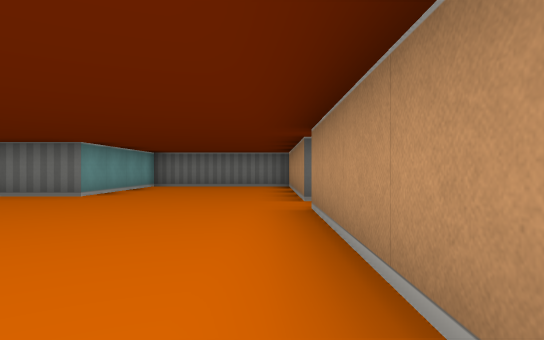
[1] (above)

21 first-person views from a walk through a cub3D level. The camera is about half as high as the walls, looks level and sees 75° across. The floor is counted in squares. Each view is taken from the middle of a square. On the plan, view 1 faces up. The plan holds only what a view shows up to about 9 squares ahead; the rest is blank.

[2]
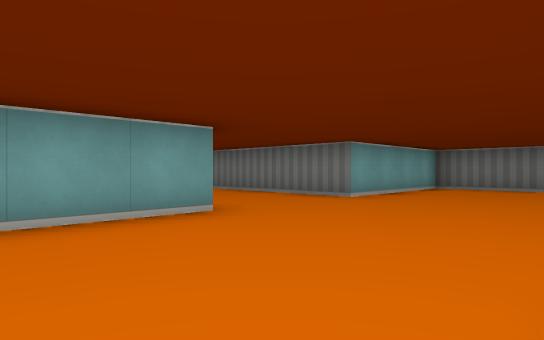

[3]
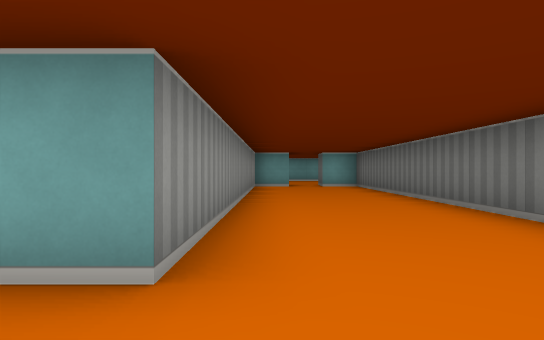

[4]
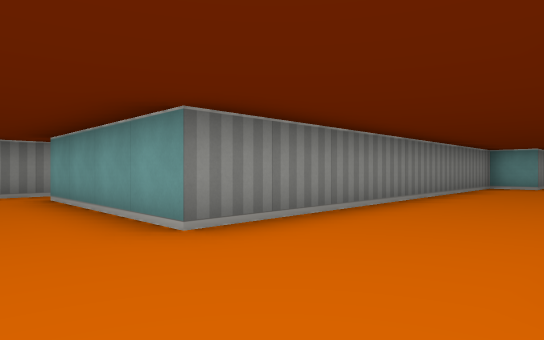

[5]
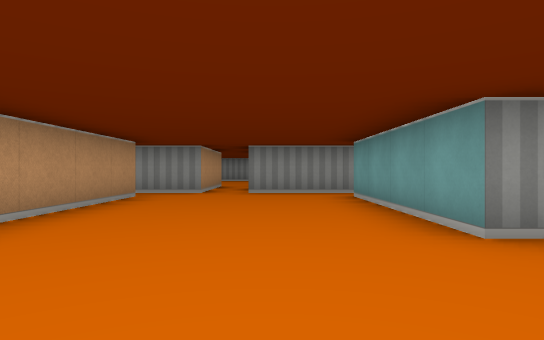

[6]
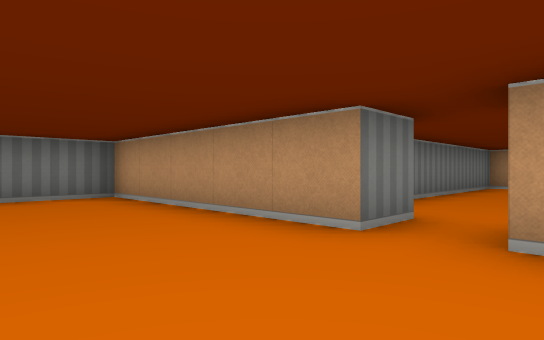

[7]
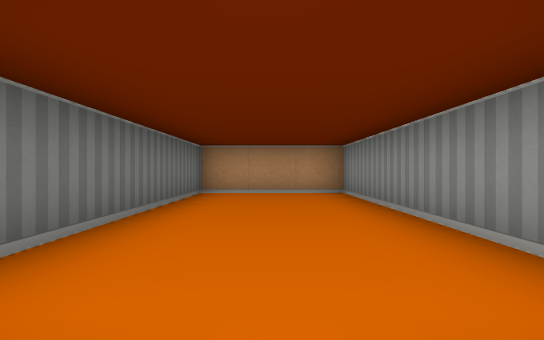

[8]
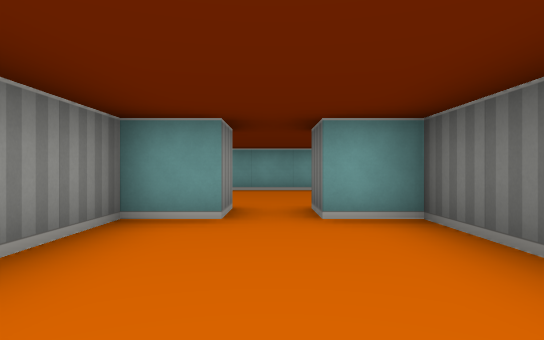

[9]
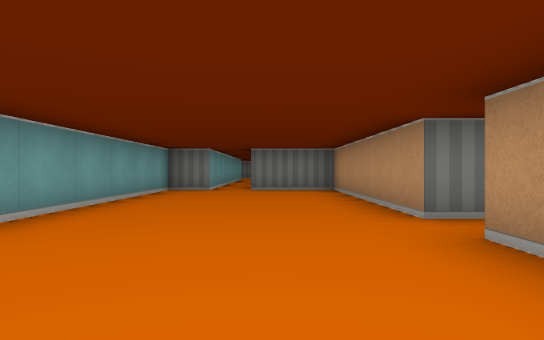

[10]
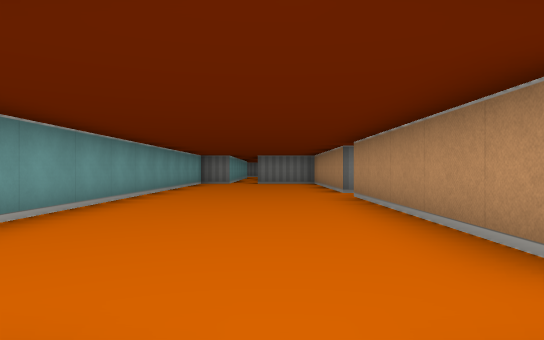

[11]
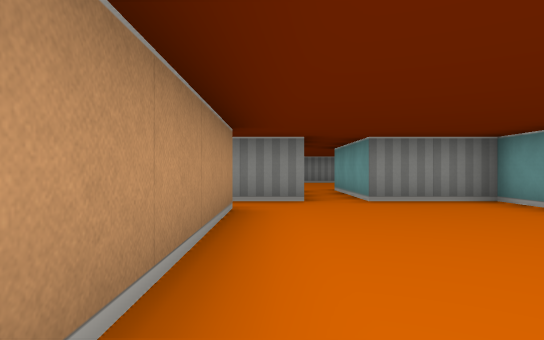

[12]
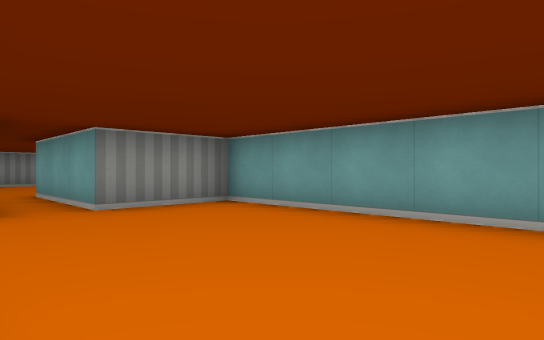

[13]
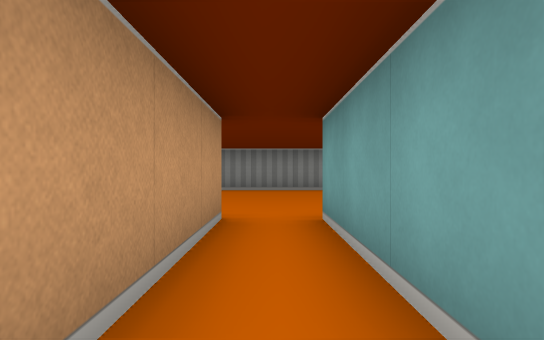

[14]
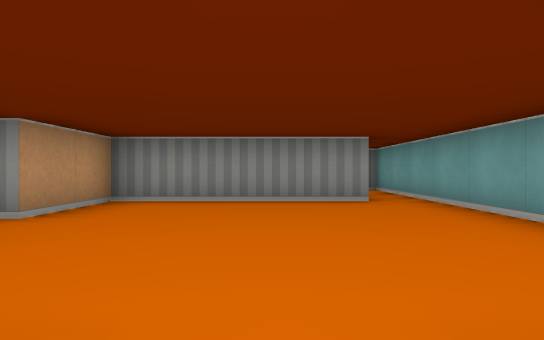

[15]
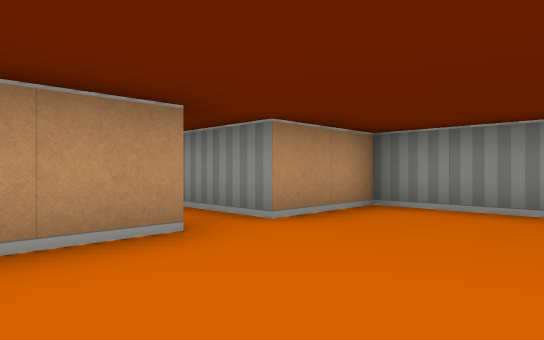

[16]
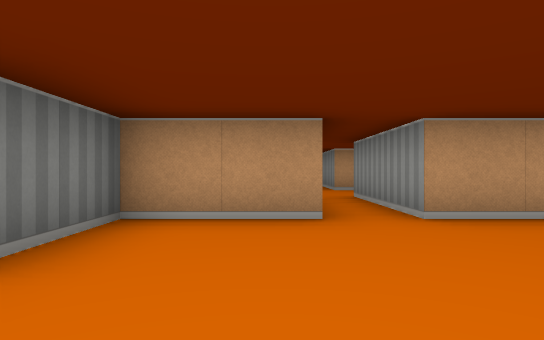

[17]
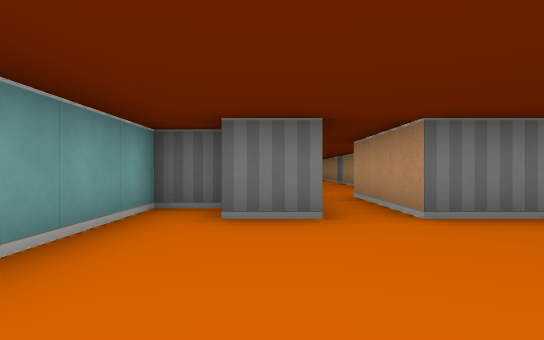

[18]
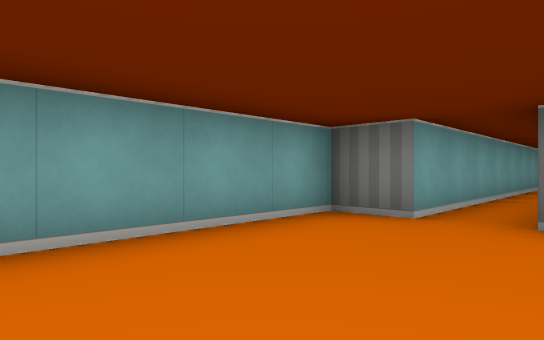

[19]
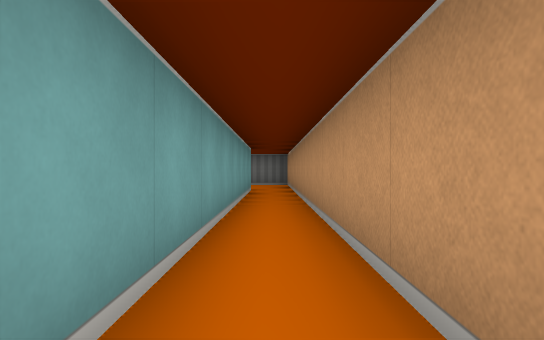

[20]
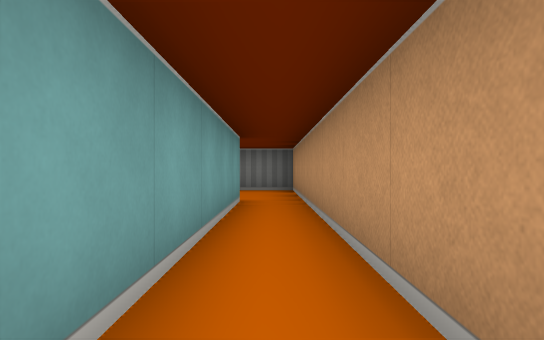

[21]
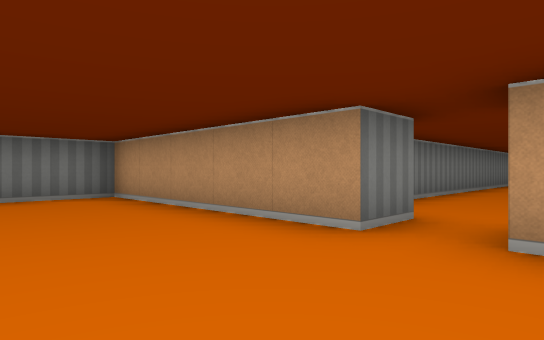

### Floor plan
Ten units are one square. View 1 is at (0, 0); x grows to the right and y downward. Boxes are objects, and circles mark ways between rooms. Rooms are numbered by the first view taken in them; rooms with no view inside come last. Other rooms are left out.
<svg viewBox="-180 -205 270 315">
<path fill="none" stroke="#000" d="M15 -55 5 -55 5 -105 -35 -105 -35 -65 -125 -65 -125 -55M-38 15 -15 15M5 5 5 -45M-5 15 9 15M-125 -45 -125 -35 -35 -35 -35 5M-125 -55 -135 -55 -135 -105 -155 -105M-155 -116 -155 -195M-135 5 -135 -45 -125 -45M-145 15 -134 15M-165 -195 -165 -105 -175 -105 -175 15 -155 15M-125 65 -125 45 -145 45 -145 15M-165 95 -125 95 -125 75 -95 75M-166 35 -175 35 -175 95M-155 15 -155 45 -165 45M29 -35 85 -35 85 -65 29 -65"/>
<circle cx="-130" cy="-50" r="3" fill="#2a7"/>
<circle cx="10" cy="-50" r="3" fill="#2a7"/>
<circle cx="-150" cy="10" r="3" fill="#2a7"/>
<text x="-40" y="-50">1</text>
<text x="-150" y="-60">2</text>
<text x="-150" y="70">3</text>
<text x="50" y="-50">4</text>
</svg>
Room 1 opens to room 2. Room 1 opens to room 4. Room 2 opens to room 3.

Where each view was taken, in squares from view 1:
view 1: 0 up, 0 right, facing up
view 2: 1 up, 0 right, facing up-left
view 3: 4 up, 2 left, facing left
view 4: 6 up, 2 left, facing down-left
view 5: 6 up, 2 left, facing down
view 6: 4 up, 2 left, facing up-right
view 7: 5 up, 1 right, facing right
view 8: 5 up, 9 left, facing left
view 9: 2 up, 15 left, facing up
view 10: 2 down, 15 left, facing up
view 11: 4 up, 14 left, facing down
view 12: 3 up, 14 left, facing down-left
view 13: 1 down, 15 left, facing down
view 14: 4 down, 15 left, facing down
view 15: 5 down, 15 left, facing down-right
view 16: 6 down, 16 left, facing right
view 17: 8 down, 16 left, facing up
view 18: 7 up, 15 left, facing up-left
view 19: 11 up, 16 left, facing up
view 20: 14 up, 16 left, facing up
view 21: 4 up, 16 left, facing up-right
